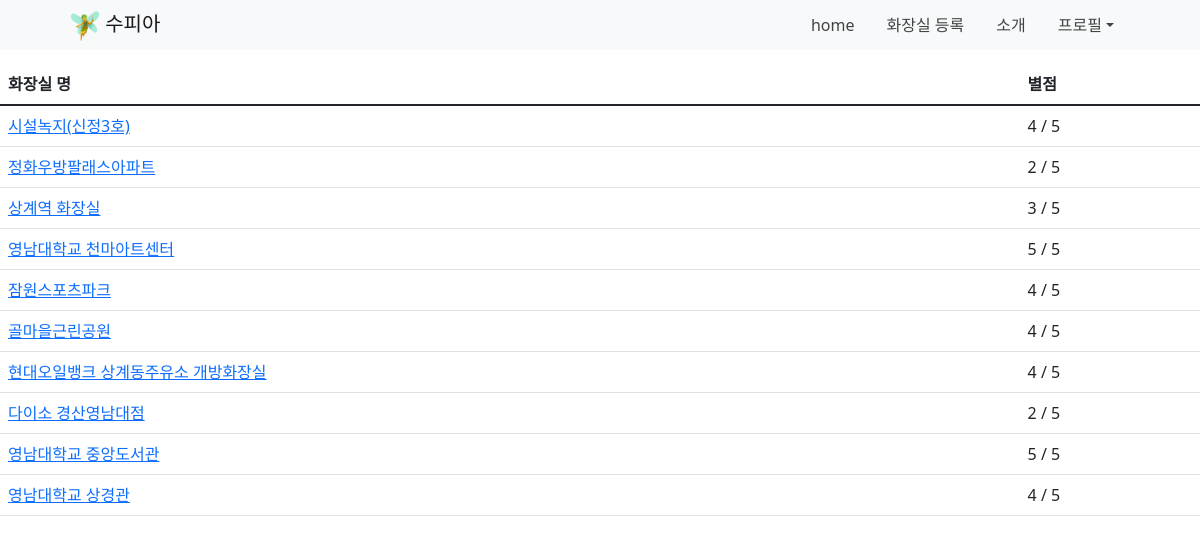
/myComments/ (signed in), run on an earlier commit of the app's database.
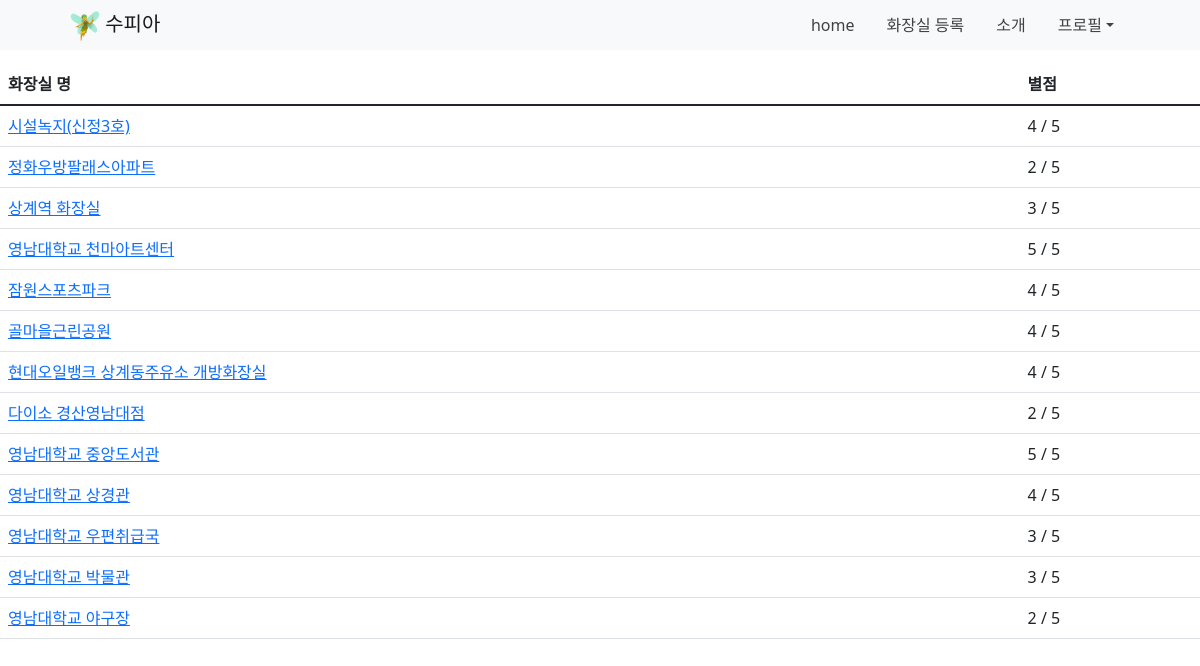
And on a later commit of the database.
### toilet/models.py (models this page shows)
class Comment(models.Model):
    score=models.IntegerField(validators=[MinValueValidator(1), MaxValueValidator(5)])
    author = models.ForeignKey(User, on_delete=models.CASCADE)
    toilet = models.ForeignKey(ToiletInfo, on_delete=models.CASCADE)
    def __str__(self):
        return self.toilet.tname

class ToiletInfo(models.Model):
    squat = 0 # 좌변기
    toilet = 1 # 양변기
    unknown = 3
    TTYPE_CHOICE = [(squat, '좌변기'), (toilet, '양변기')]
    id = models.AutoField(primary_key=True)
    tname=models.CharField(max_length=200)
    tlocation=models.CharField(max_length=300)
    tlat = models.FloatField() #위도
    tlong = models.FloatField() #경도
    tnumber=models.CharField(max_length=200,null=True)
    topen=models.CharField(max_length=200,null=True)
    tbidget=models.BooleanField(null=True)
    tpaper=models.BooleanField(null=True)
    tpassword=models.BooleanField(null=True)
    tpublic=models.BooleanField(null=True)
    ttype=models.IntegerField(choices=TTYPE_CHOICE,
                                blank=True,
                                null=True,
                                default=unknown)

### toilet/views.py (the view)
# urls.py: path('myComments/', views.myComments, name='myComments'),
def myComments(req):
    commented_user = get_object_or_404(User,pk=req.user.id)
    return render(req, 'toilet/myComments.html', {'commented_user':commented_user})

### templates/toilet/myComments.html
{% extends 'base.html' %}
{% load static %}
{% block content %}
<table class="table">
    <thead class="thead-dark">
    <tr>
        <th>화장실 명</th>
        <th>별점</th>
    </tr>
    </thead>
    <tbody>
    {% if commented_user.comment_set %}
        {% for rating in commented_user.comment_set.all %}
        <tr>
            <td><a href="{% url 'toilet:info' rating.toilet.id %}">{{ rating }}</a></td>
            <td>{{ rating.score }} / 5</td>
        </tr>
    {% endfor %}
    {% else %}
        <tr>
            <td colspan="2">등록된 평가가 없습니다.</td>
        </tr>
    {% endif %}
    </tbody>
</table>
{% endblock %}

What changed in the data, as far as the page shows it:
added Comment: toilet.tname "영남대학교 우편취급국", score "3"
added Comment: toilet.tname "영남대학교 박물관", score "3"
added Comment: toilet.tname "영남대학교 야구장", score "2"
